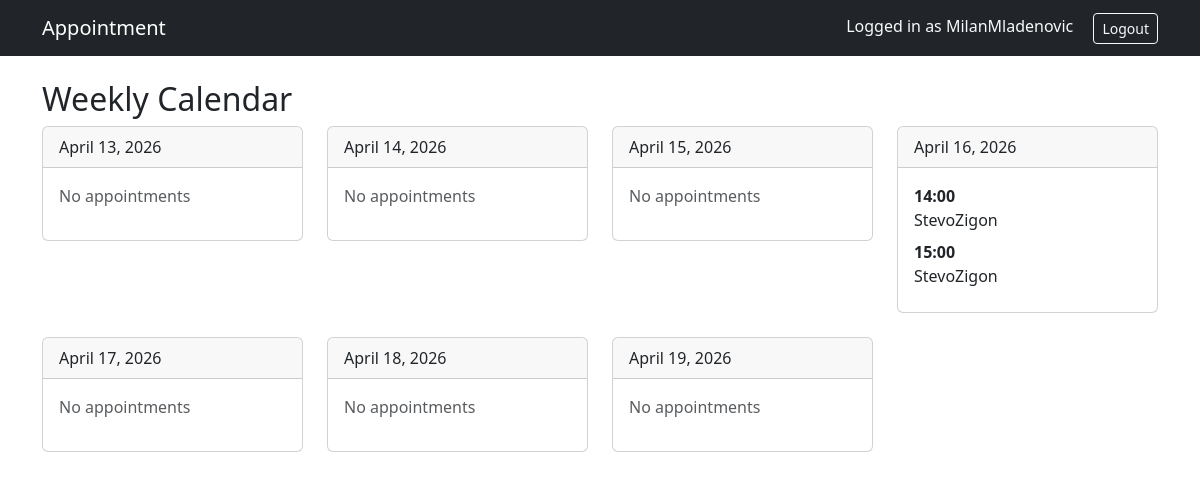
The app's page /appointments/calendar/ (signed in), older data.
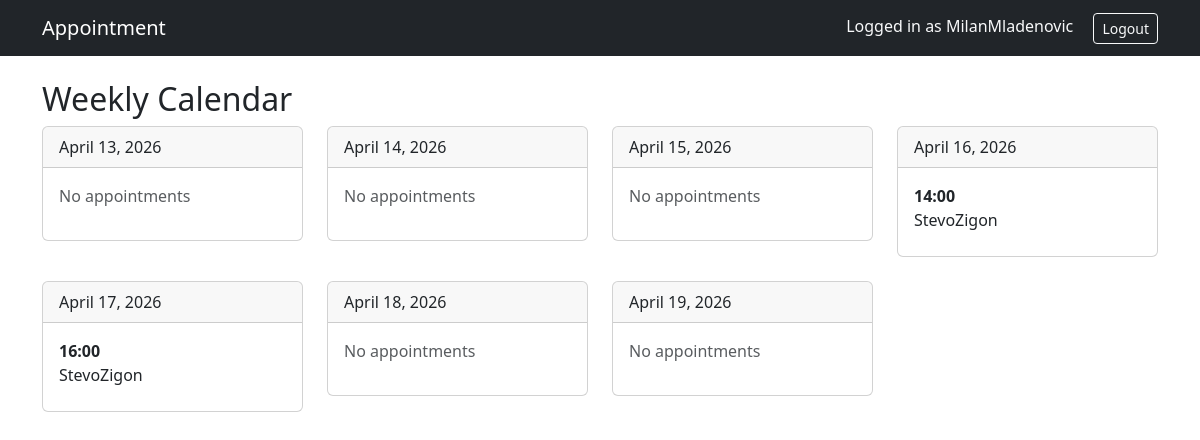
The same page, newer data.
### appointments/models.py (models this page shows, shortened)
class Appointment(models.Model):
    psychologist = models.ForeignKey(
        settings.AUTH_USER_MODEL,
        on_delete=models.CASCADE,
        related_name='appointments_as_psychologist',
        limit_choices_to={'role':'psychologist'}
    )
    client = models.ForeignKey(
        settings.AUTH_USER_MODEL,
        on_delete=models.CASCADE,
        related_name='appointment_as_client',
        limit_choices_to={'role':'client'}
    )
    start_time = models.DateTimeField()
    duration = models.IntegerField(default=60)  # minutes
    end_time = models.DateTimeField()
    price = models.DecimalField(max_digits=8, decimal_places=2)
    paid = models.BooleanField(default=False)
    def end_time(self):
        return self.start_time + timedelta(minutes=self.duration)

### users/models.py (models this page shows)
class User(AbstractUser):
    ROLE_CHOICES = (
        ('psychologist', 'Psychologist'),
        ('client', 'Client'),
    )
    role = models.CharField(max_length=20, choices=ROLE_CHOICES)

### appointments/views.py (the view)
# urls.py: path("calendar/", weekly_calendar, name="weekly_calendar"),
@login_required
def weekly_calendar(request):
    today = timezone.now().date()
    start_of_week = today - timedelta(days=today.weekday())
    days = []
    for i in range(7):
        day = start_of_week + timedelta(days=i)
        appointments = Appointment.objects.filter(
            psychologist=request.user,
            start_time__date=day
        ).order_by('start_time')
        days.append({
            "date": day,
            "appointments": appointments
        })
    return render(request, "weekly_calendar.html", {
        "days": days
    })

### templates/weekly_calendar.html
{% extends "base.html" %}
{% block content %}
<h2>Weekly Calendar</h2>
<div class="row">
{% for day in days %}
    <div class="col-md-3 mb-4">
        <div class="card">
            <div class="card-header">
                {{ day.date }}
            </div>
            <div class="card-body">
                {% for appt in day.appointments %}
                    <div class="mb-2">
                        <strong>{{ appt.start_time|time:"H:i" }}</strong><br>
                        {{ appt.client.username }}
                    </div>
                {% empty %}
                    <p class="text-muted">No appointments</p>
                {% endfor %}
            </div>
        </div>
    </div>
{% endfor %}
</div>
{% endblock %}

Row changes from the older to the newer data that the page shows:
removed Appointment: start_time "15:00", client.username "StevoZigon", shown under "April 16, 2026"
added Appointment: start_time "16:00", client.username "StevoZigon", shown under "April 17, 2026"
Text that changed along with them:
list line gone: "No appointments"
